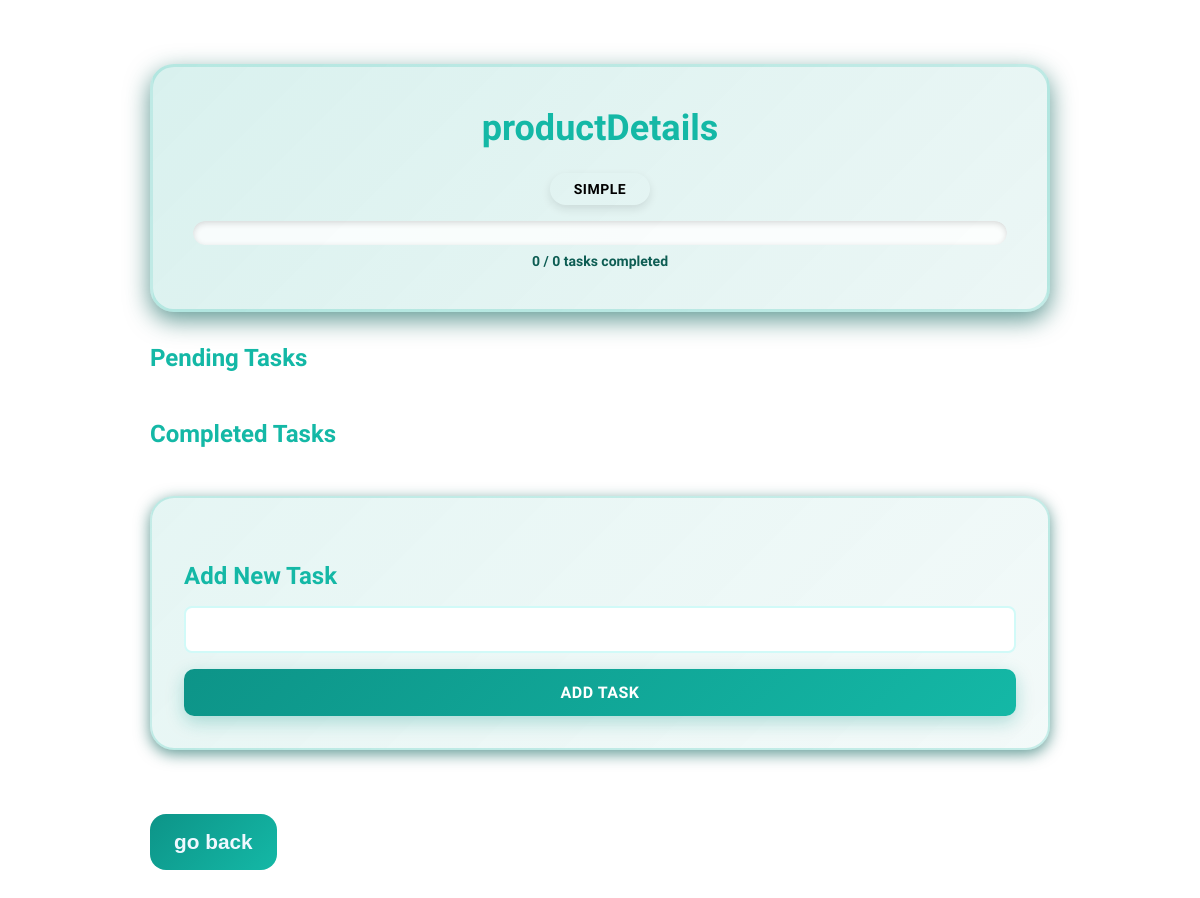
/productDetails/ (signed in), run on an earlier commit of the app's database.
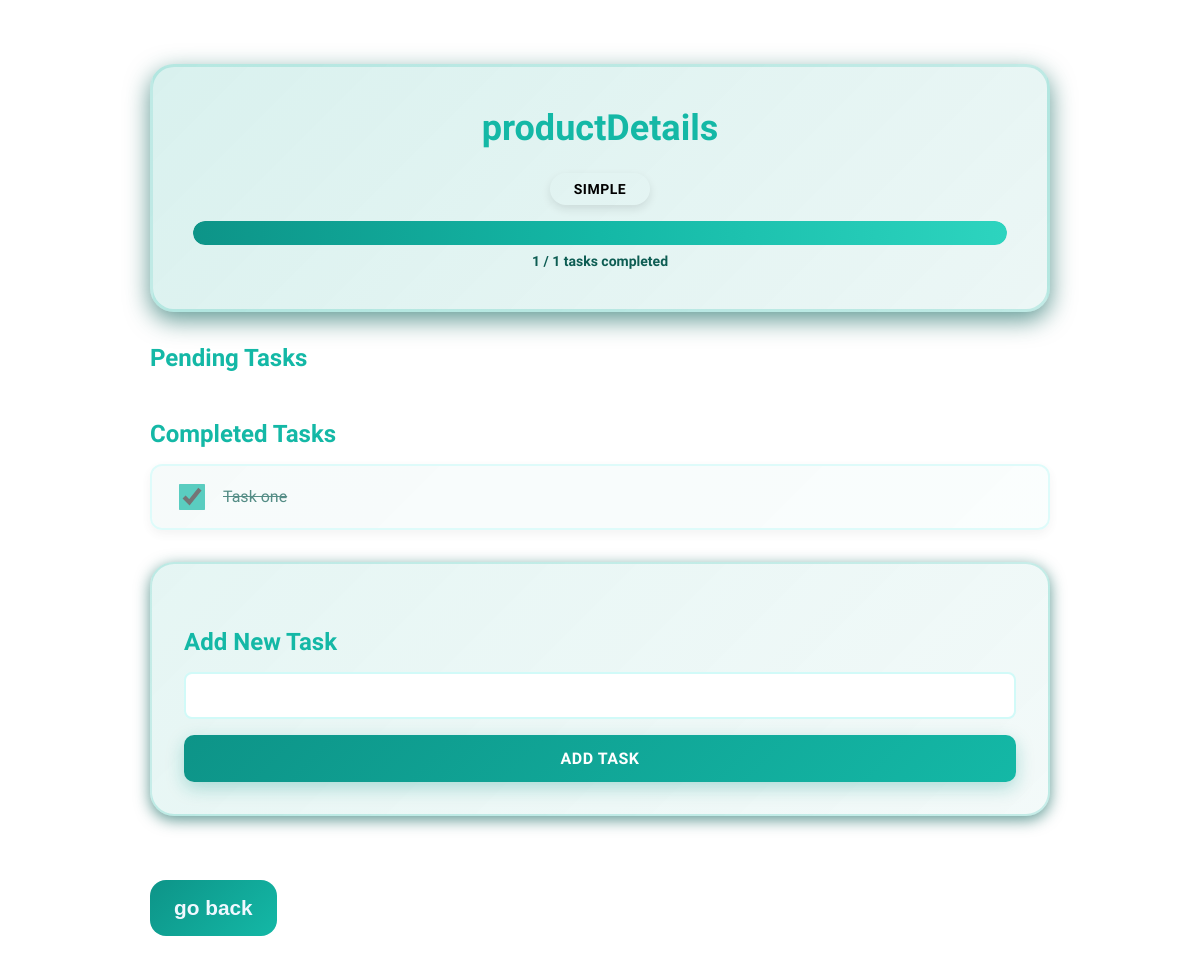
And on a later commit of the database.
### home/models.py (models this page shows, shortened)
class List(models.Model):
    user = models.ForeignKey(User, on_delete=models.CASCADE)
    name = models.CharField(max_length=100)
    difficulty = models.CharField(max_length=50, default='Easy')
    created_at = models.DateTimeField(auto_now_add=True)
    is_completed = models.BooleanField(default=False)

class Task(models.Model):
    list = models.ForeignKey(List, on_delete=models.CASCADE)
    task = models.CharField(max_length=255)
    is_completed = models.BooleanField(default=False)

### home/views.py (the view, shortened to what this page needs)
# urls.py: path('<str:quest_name>/', views.openQuest, name='open_quest'),
@login_required
def openQuest(request, quest_name):
    quest = List.objects.filter(name=quest_name, user=request.user).first()
    if not quest:
        raise Http404("Quest not found")
    quest_tasks = Task.objects.filter(list=quest)
    completed_tasks = quest_tasks.filter(is_completed=True).count()
    total_tasks = quest_tasks.count()
    if total_tasks <= 5:
        xp_gain = 10
        difficulty = 'Simple'
    elif total_tasks <= 15:
        xp_gain = 25
        difficulty = 'Easy'
    elif total_tasks <= 30:
        xp_gain = 45
        difficulty = 'Medium'
    elif total_tasks <= 50:
        xp_gain = 70
        difficulty = 'Hard'
    else:
        xp_gain = 100
        difficulty = 'Extreme'
    if quest.difficulty != difficulty:
        quest.difficulty = difficulty
        quest.save()
    if total_tasks > 0 and completed_tasks == total_tasks and not quest.is_completed:
        quest.is_completed = True
        quest.save()
        profile = request.user.user_profile
        profile.xp += xp_gain
        profile.save()
    taskForm = TaskForm()
    formset = checkboxformset(queryset=quest_tasks)
    return render(request, 'openQuest.html', {
        'quest_tasks': quest_tasks,
        'quest_name': quest.name,
        'taskForm': taskForm,
        'formset': formset,
        'completed_tasks': completed_tasks,
        'total_tasks': total_tasks,
        'difficulty': difficulty
    })

### home/forms.py
class TaskForm(forms.ModelForm):
    class Meta:
        model = Task
        fields = ['task']
        labels = {
            'task': '',
        }

### templates/openQuest.html (shortened to what this page needs)
{% extends "home.html" %}
{% block content %}
<div class="quest-detail-container">
    <div class="quest-header-section">
        <h1 class="quest-title">{{ quest_name }}</h1>
        <div class="quest-meta">
            <span class="difficulty-badge difficulty-{{ difficulty|lower }}">{{ difficulty }}</span>
            <div class="progress-wrapper">
                <progress class="task-progress-bar" value="{{ completed_tasks }}" max="{{ total_tasks }}"></progress>
                <span class="progress-text">{{ completed_tasks }} / {{ total_tasks }} tasks completed</span>
            </div>
        </div>
    </div>
    <form method="POST" id="checkpoints-form">
        <div class="tasks-section">
            <h3 class="section-heading">Pending Tasks</h3>
            <h3 class="section-heading">Completed Tasks</h3>
            <ul class="checkpoints completed-tasks">
                {% for form in formset %}
                    {% if form.is_completed.value %}
                        <li class="task-item completed">
                            <label class="task-label">
                                {{ form.is_completed }}
                                <span class="task-text"><strike>{{ form.instance.task }}</strike></span>
                            </label>
                        </li>
                    {% endif %}
                {% endfor %}
            </ul>
        </div>
    </form>
    <div class="add-task-section">
        <h3 class="section-heading">Add New Task</h3>
        <form method="POST" class="add-task-form">
            {{ taskForm.as_p }}
            <button type="submit" name="action" value="add_task" class="add-task-btn">Add Task</button>
        </form>
    </div>
    <a href="/home/"><button class="go-back">go back</button></a>
</div>
{% endblock content %}

### templates/home.html (shortened to what this page needs)
{% load static %}
<!DOCTYPE html>
<html lang="en">
<head>
    <link rel="stylesheet" href="{% static 'CSS/style.css' %}">
</head>
<body>
  {% block content %}{% endblock content%}
</body>
</html>

### static/CSS/style.css (style rules this page uses)
body, html { margin: 0; padding: 0; font-family: "Trirong", serif; overflow-x: hidden; }
:root { --primary-teal: #14b8a6; --dark-teal: #0d9488; --light-teal: #f0fdfa; --very-light-teal: #d1faf8; --teal-text: #0d5d53; --shadow-teal: rgba(0, 92, 84, 0.629); --transition-smooth: all 0.3s ease; }
.quest-detail-container { max-width: 900px; margin: 2rem auto; padding: 2rem; animation: slideUp 0.8s ease forwards; }
.quest-header-section { background: linear-gradient( 135deg, rgba(0, 162, 143, 0.15) 0%, rgba(13, 148, 137, 0.08) 100% ); border-radius: 1.5rem; padding: 2.5rem; margin-bottom: 2rem; border: 3px solid rgba(20, 184, 166, 0.2); box-shadow: 0 8px 25px var(--shadow-teal); }
.quest-title { color: var(--primary-teal); font-size: 36px; font-weight: 800; margin: 0 0 1.5rem 0; text-align: center; }
.quest-meta { display: flex; flex-direction: column; gap: 1rem; align-items: center; }
.difficulty-badge { display: inline-block; padding: 8px 24px; border-radius: 20px; font-size: 14px; font-weight: 700; text-transform: uppercase; letter-spacing: 0.5px; box-shadow: 0 4px 10px rgba(0, 0, 0, 0.1); }
.progress-wrapper { width: 100%; display: flex; flex-direction: column; gap: 0.5rem; align-items: center; }
.task-progress-bar { width: 100%; height: 24px; border-radius: 12px; overflow: hidden; -webkit-appearance: none; appearance: none; }
.progress-text { font-size: 14px; font-weight: 600; color: var(--teal-text); }
.tasks-section { margin-bottom: 2rem; }
.section-heading { color: var(--primary-teal); font-size: 24px; font-weight: 700; margin: 2rem 0 1rem 0; }
.checkpoints { list-style: none; padding: 0; margin: 0; display: flex; flex-direction: column; gap: 1rem; }
.task-item { background: white; border: 2px solid var(--very-light-teal); border-radius: 12px; padding: 1rem 1.5rem; box-shadow: 0 4px 12px rgba(0, 0, 0, 0.08); transition: var(--transition-smooth); }
.task-item.completed { opacity: 0.7; background: linear-gradient( 135deg, rgba(13, 148, 136, 0.05) 0%, rgba(20, 184, 166, 0.03) 100% ); }
.task-label { display: flex; align-items: center; gap: 1rem; cursor: pointer; font-size: 16px; font-weight: 500; color: var(--teal-text); }
.task-label input[type="checkbox"] { width: 24px; height: 24px; cursor: pointer; accent-color: var(--primary-teal); border-radius: 6px; transition: var(--transition-smooth); }
.task-label input[type="checkbox"]:checked { transform: scale(1.1); }
.task-text { flex: 1; line-height: 1.6; }
.add-task-section { background: linear-gradient( 135deg, rgba(0, 162, 143, 0.1) 0%, rgba(13, 148, 137, 0.05) 100% ); border-radius: 1.5rem; padding: 2rem; border: 2px solid rgba(20, 184, 166, 0.2); box-shadow: 0 4px 15px var(--shadow-teal); }
.add-task-form { display: flex; flex-direction: column; gap: 1rem; }
.add-task-form p { margin: 0; display: flex; flex-direction: column; gap: 0.5rem; }
.add-task-form input[type="text"], .add-task-form textarea { padding: 12px 16px; border: 2px solid var(--very-light-teal); border-radius: 8px; font-size: 16px; font-family: "Trirong", serif; transition: var(--transition-smooth); background-color: white; }
.add-task-btn { padding: 14px 28px; background: linear-gradient( 135deg, var(--dark-teal) 0%, var(--primary-teal) 100% ); color: white; border: none; border-radius: 10px; font-size: 16px; font-weight: 700; cursor: pointer; transition: var(--transition-smooth); box-shadow: 0 6px 18px rgba(13, 148, 136, 0.3); font-family: "Trirong", serif; text-transform: uppercase; letter-spacing: 0.5px; }
.go-back { cursor: pointer; background: linear-gradient( 135deg, var(--dark-teal) 0%, var(--primary-teal) 100% ); border: none; padding: 1rem 1.5rem; border-radius: 1rem; color: aliceblue; margin-top: 8vh; font-size: 1.3rem; font-weight: 600; }

What changed in the data, as far as the page shows it:
added Task: instance.task "Task one"
Also different on the page:
{{ completed_tasks }}: 0 → 1 (drawn)
{{ completed_tasks }}: "0" → "1"
{{ total_tasks }}: "0" → "1"
